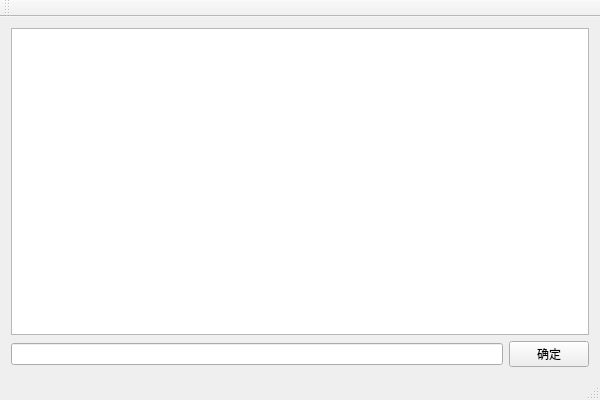
<?xml version="1.0" encoding="UTF-8"?>
<ui version="4.0">
 <class>myFirstQtWidgetsApplicationClass</class>
 <widget class="QMainWindow" name="myFirstQtWidgetsApplicationClass">
  <property name="geometry">
   <rect>
    <x>0</x>
    <y>0</y>
    <width>600</width>
    <height>400</height>
   </rect>
  </property>
  <property name="windowTitle">
   <string>myFirstQtWidgetsApplication</string>
  </property>
  <widget class="QWidget" name="centralWidget">
   <layout class="QVBoxLayout" name="verticalLayout">
    <item>
     <widget class="QTextBrowser" name="textBrowser"/>
    </item>
    <item>
     <layout class="QHBoxLayout" name="horizontalLayout">
      <item>
       <widget class="QLineEdit" name="lineEdit"/>
      </item>
      <item>
       <widget class="QPushButton" name="pushButton">
        <property name="text">
         <string>确定</string>
        </property>
       </widget>
      </item>
     </layout>
    </item>
   </layout>
  </widget>
  <widget class="QMenuBar" name="menuBar">
   <property name="geometry">
    <rect>
     <x>0</x>
     <y>0</y>
     <width>600</width>
     <height>26</height>
    </rect>
   </property>
  </widget>
  <widget class="QToolBar" name="mainToolBar">
   <attribute name="toolBarArea">
    <enum>TopToolBarArea</enum>
   </attribute>
   <attribute name="toolBarBreak">
    <bool>false</bool>
   </attribute>
  </widget>
  <widget class="QStatusBar" name="statusBar"/>
 </widget>
 <layoutdefault spacing="6" margin="11"/>
 <resources>
  <include location="myFirstQtWidgetsApplication.qrc"/>
 </resources>
 <connections/>
</ui>
